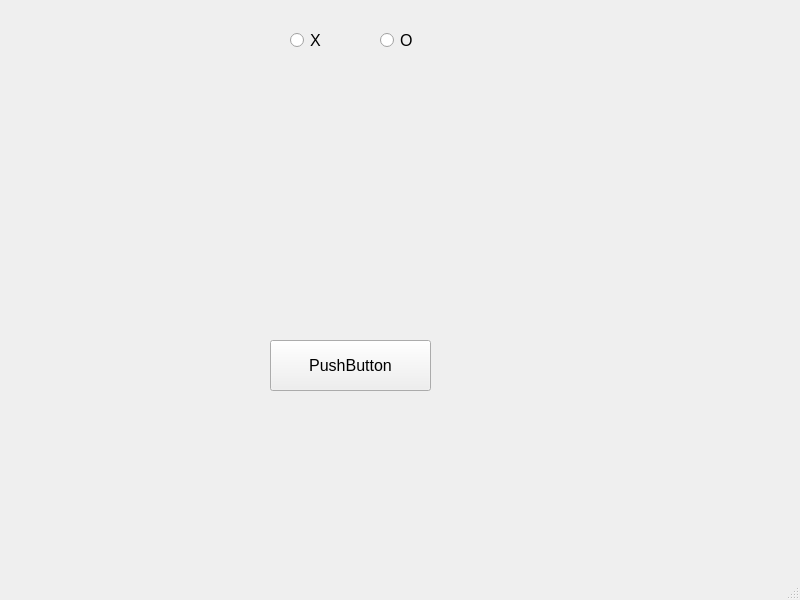
<?xml version="1.0" encoding="UTF-8"?>
<ui version="4.0">
 <class>MainWindow</class>
 <widget class="QMainWindow" name="MainWindow">
  <property name="geometry">
   <rect>
    <x>0</x>
    <y>0</y>
    <width>800</width>
    <height>600</height>
   </rect>
  </property>
  <property name="font">
   <font>
    <pointsize>12</pointsize>
   </font>
  </property>
  <property name="windowTitle">
   <string>MainWindow</string>
  </property>
  <widget class="QWidget" name="centralwidget">
   <widget class="QRadioButton" name="radioButton_X">
    <property name="geometry">
     <rect>
      <x>290</x>
      <y>30</y>
      <width>51</width>
      <height>20</height>
     </rect>
    </property>
    <property name="text">
     <string>X</string>
    </property>
   </widget>
   <widget class="QRadioButton" name="radioButton_O">
    <property name="geometry">
     <rect>
      <x>380</x>
      <y>30</y>
      <width>51</width>
      <height>20</height>
     </rect>
    </property>
    <property name="text">
     <string>O</string>
    </property>
   </widget>
   <widget class="QPushButton" name="pushButton">
    <property name="geometry">
     <rect>
      <x>270</x>
      <y>340</y>
      <width>161</width>
      <height>51</height>
     </rect>
    </property>
    <property name="text">
     <string>PushButton</string>
    </property>
   </widget>
   <widget class="QLabel" name="label">
    <property name="geometry">
     <rect>
      <x>290</x>
      <y>290</y>
      <width>121</width>
      <height>31</height>
     </rect>
    </property>
    <property name="text">
     <string/>
    </property>
   </widget>
  </widget>
  <widget class="QMenuBar" name="menubar">
   <property name="geometry">
    <rect>
     <x>0</x>
     <y>0</y>
     <width>800</width>
     <height>34</height>
    </rect>
   </property>
  </widget>
  <widget class="QStatusBar" name="statusbar"/>
 </widget>
 <resources/>
 <connections/>
</ui>
